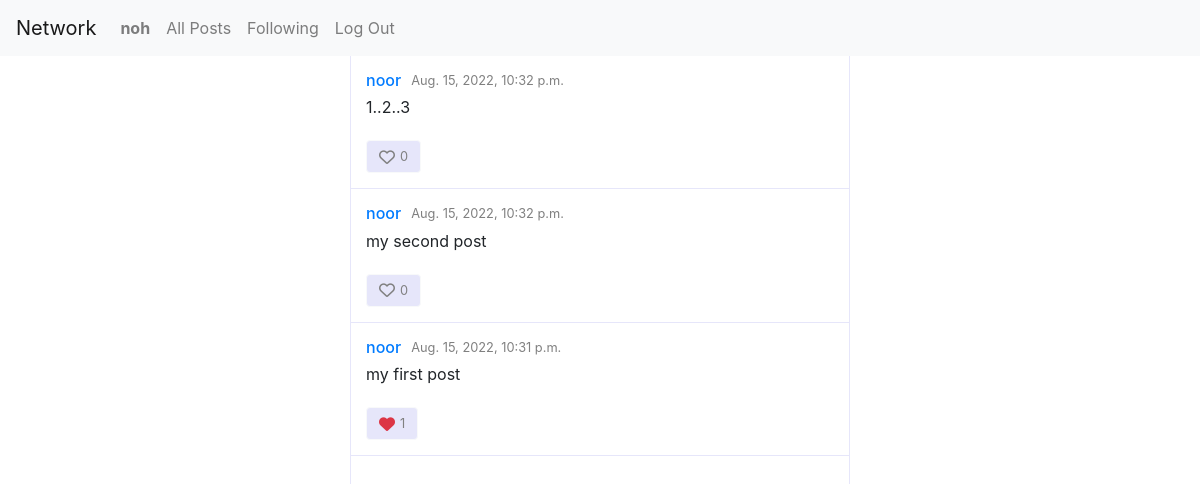
The page /following (signed in) on the database its author committed.
### network/models.py (models this page shows)
class User(AbstractUser):
    followers_count = models.IntegerField(default=0)
    followings_count = models.IntegerField(default=0)
    pass

class Post(models.Model):
    user = models.ForeignKey("User", on_delete=models.CASCADE)
    content = models.TextField()
    likes_count = models.IntegerField(default=0)
    likes = models.ManyToManyField("User",related_name="likes",blank=True)
    creation_date = models.DateTimeField(auto_now_add=True)

### network/views.py (the view)
# urls.py: path("following", views.following, name="following"),
@login_required
def following(request):
    follows = Follow.objects.filter(follower = request.user)
    posts = Post.objects.filter(user__in = follows.all().values_list('following')).order_by('-creation_date')
    paginator = Paginator(posts, 10)
    page = request.GET.get('page')
    paginated_posts = paginator.get_page(page)
    form = PostForm()
    context = {
        'post_form': form,
        'paginated_posts': paginated_posts,
    }
    return render(request, "network/following.html",context)

### network/templates/network/following.html (shortened to what this page needs)
{% extends "network/layout.html" %}
{% load crispy_forms_tags %}
{% load static %}
{% block body %}
    <div id="profile">
        {% for post in paginated_posts %}
            {% include 'network/components/post.html' with post=post post_form=post_form %}
        {% endfor %}
    </div>
    {% include 'network/components/paginator.html' with paginated_posts=paginated_posts %}
{% endblock %}

### network/templates/network/layout.html (shortened to what this page needs)
{% load static %}
<!DOCTYPE html>
<html lang="en">
    <head>
        <link rel="stylesheet" href="https://stackpath.bootstrapcdn.com/bootstrap/4.4.1/css/bootstrap.min.css">
        <link href="{% static 'network/styles.css' %}" rel="stylesheet">
    </head>
    <body>
        <nav class="navbar navbar-expand-lg navbar-light bg-light">
            <a class="navbar-brand" href="#">Network</a>
            <div>
              <ul class="navbar-nav mr-auto">
                {% if user.is_authenticated %}
                    <li class="nav-item">
                        <a class="nav-link" href="#"><strong>{{ user.username }}</strong></a>
                    </li>
                {% endif %}
                <li class="nav-item">
                  <a class="nav-link" href="{% url 'index' %}">All Posts</a>
                </li>
                {% if user.is_authenticated %}
                    <li class="nav-item">
                        <a class="nav-link" href="{% url 'following' %}">Following</a>
                    </li>
                    <li class="nav-item">
                        <a class="nav-link" href="{% url 'logout' %}">Log Out</a>
                    </li>
                {% endif %}
              </ul>
            </div>
          </nav>
        <div class="body">
            {% block body %}
            {% endblock %}
        </div>
    </body>
</html>

### network/templates/network/components/post.html (shortened to what this page needs)
{% load crispy_forms_tags %}
<div class="post">
  <div class="post_header">
    <div class="post_name_and_date">
      <a
      {% if user.is_authenticated %}
        href="{% url 'profile' post.user.id %}"
      {% else %}
        href="{% url 'login'  %}"
      {% endif %}
      class="post_user">
        <h6>
          {{post.user}}
        </h6>
      </a>
      <small class="post_date">
        {{post.creation_date}}
      </small>
    </div>
  </div>
  <div class="post_body">
    <p class="post_content" id="post_content_{{post.id}}">
      {{post.content}}
    </p>
  </div>
  <div class="post_footer">
    {% if user.is_authenticated %}
      <button class="post_like_button btn btn-light" onclick="like(this,{{post.id}})">
        <i class="fa-heart fa-regular {% if user in post.likes.all %} fa-solid text-danger{% endif %}"></i>
        <small class="likes_count">
          {{post.likes_count}}
        </small>
      </button>
    {% endif %}
  </div>
</div>

### network/static/network/styles.css (style rules this page uses)
* { margin: 0; margin-top: 0; margin-right: 0; margin-bottom: 0; margin-left: 0; padding: 0; box-sizing: border-box; }
h1,h2,h3,h4,h5,h6 { margin-bottom: 0; }
html,body { height: 100%; }
a, a:active, a:hover { text-decoration: none; }
body { display: flex; flex-direction: column; }
.body { display: flex; flex-direction: column; flex:1; width: 500px; margin: auto; border-style: solid; border-color: lavender; border-width: 0 1px; }
.btn-light { background-color: lavender; }
.post { display: flex; flex-direction: column; padding: 15px; border-bottom: 1px solid lavender; gap: 5px; }
.post_header { display: flex; justify-content: space-between; }
.post_name_and_date { display: flex; align-items: center; gap: 10px; }
.post_date { color: gray; }
.post_footer { display: flex; justify-content: space-between; align-items: center; }
.post_footer i { color: gray; }
.post_like_button { display: flex; align-items: center; gap: 5px; }
.post_like_button .likes_count { color: gray; }

### rows shown on the page
User: username "noh"
Post: user "noor", creation_date "Aug. 15, 2022, 10:32 p.m.", content "1..2..3", likes_count "0"
Post: user "noor", creation_date "Aug. 15, 2022, 10:32 p.m.", content "my second post", likes_count "0"
Post: user "noor", creation_date "Aug. 15, 2022, 10:31 p.m.", content "my first post", likes_count "1"
